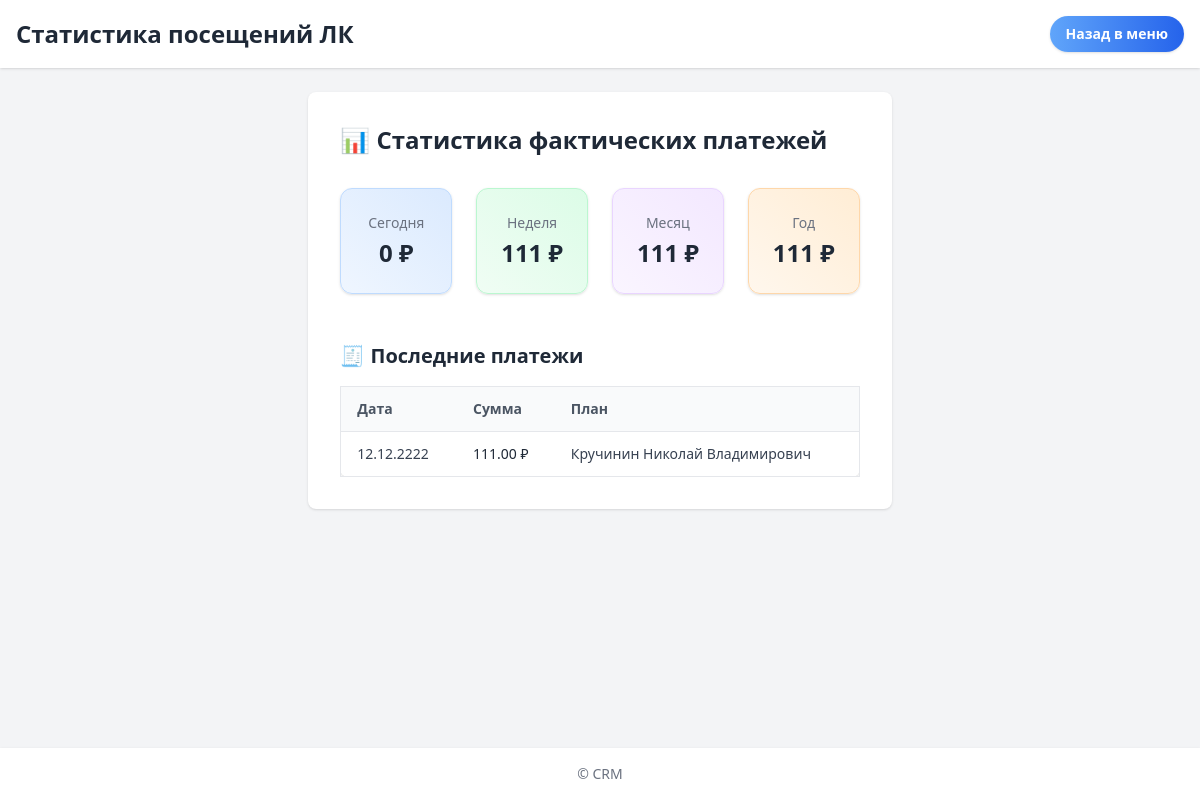
The page /payments/dashboard/ on the database as committed earlier.
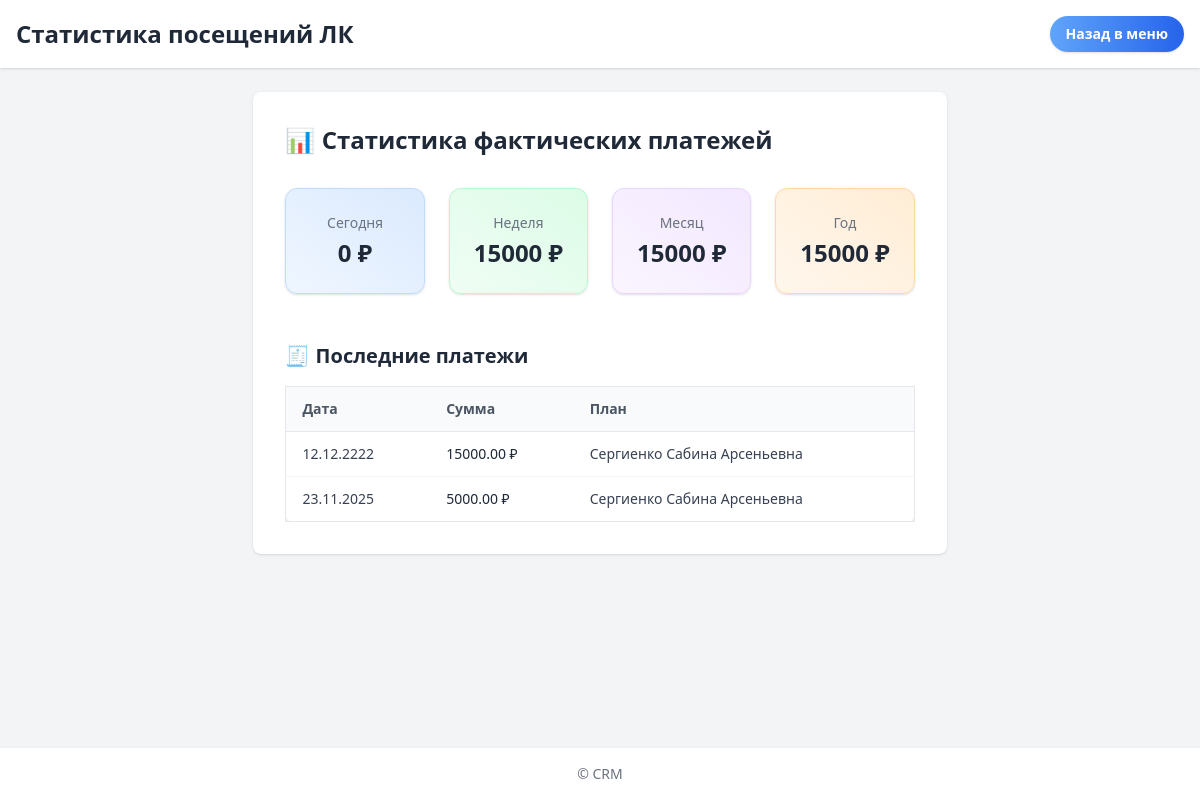
The same page on the database as committed later.
### payments/models.py (models this page shows, shortened)
class ActualPayment(models.Model):
    plan = models.ForeignKey(
        "InstallmentPlan",
        on_delete=models.CASCADE,
        related_name="actual_payments",
        blank=True,
        null=True
    )
    created_at = models.DateTimeField(auto_now_add=True, null=True, db_index=True)
    payment_date = models.DateField(null=True, blank=True)
    amount = models.DecimalField(max_digits=10, decimal_places=2)
    order_id = models.CharField(max_length=100, blank=True, null=True)
    is_applied = models.BooleanField(default=False, editable=False)
    history = HistoricalRecords()

class InstallmentPlan(models.Model):
    contract = models.OneToOneField(Contract, on_delete=models.CASCADE)
    created_at = models.DateTimeField(auto_now_add=True)
    calculated = models.BooleanField(default=False)
    history = HistoricalRecords()

class Contract(models.Model):
    client = models.ForeignKey('clients.Client', on_delete=models.CASCADE)
    total_amount = models.DecimalField(max_digits=10, decimal_places=2)
    discount = models.DecimalField(max_digits=10, decimal_places=2, default=0)
    first_payment = models.DecimalField(max_digits=10, decimal_places=2)
    first_payment_date = models.DateField()
    number_of_payments = models.PositiveIntegerField()
    preferred_payment_day = models.PositiveIntegerField(default=15)
    created_at = models.DateTimeField(auto_now_add=True)
    deposit = models.BooleanField(default=False, help_text="Оплачен судебный депозит")
    publication = models.BooleanField(default=False, help_text="Оплачена публикация")
    extra_court_costs = models.BooleanField(default=False, help_text="Оплачены доп. судебные расходы")
    history = HistoricalRecords()

### clients/models.py (models this page shows, shortened)
class Client(models.Model):
    user = models.OneToOneField(User, on_delete=models.CASCADE, related_name='client')
    name = models.CharField(max_length=100)
    surname = models.CharField(max_length=100)
    middlename = models.CharField(max_length=100, blank=True, null=True)
    bitrix_id = models.CharField(max_length=255, null=True, blank=True)
    stage = models.ForeignKey("StageTemplate", on_delete=models.SET_NULL, null=True, blank=True)
    referral_code = models.UUIDField(default=uuid.uuid4, unique=True, editable=False)
    old_id = models.PositiveIntegerField(
        null=True,
        blank=True,
        unique=True,
        db_index=True,
        help_text="ID клиента в старой системе"
    )
    need_stage_popup = models.BooleanField(default=False, help_text="Нужно ли показать попап при входе")
    stage_popup_shown = models.BooleanField(default=False, help_text="Попап показан и закрыт пользователем")
    acquiring_enabled = models.BooleanField(
        default=False,
        help_text="Доступен ли эквайринг для клиента"
    )
    history = HistoricalRecords()
    class Meta:
        constraints = [
            models.UniqueConstraint(
                fields=['bitrix_id'],
                condition=~Q(bitrix_id=None),
                name='unique_bitrix_id_not_null'
            )
        ]

### payments/views.py (the view)
# urls.py: path("payments/dashboard/", payments_dashboard, name="payments_dashboard"),
def payments_dashboard(request):
    today = timezone.now().date()
    start_of_week = today - timedelta(days=today.weekday())
    start_of_month = today.replace(day=1)
    start_of_year = today.replace(month=1, day=1)
    def total_amount(qs):
        return qs.aggregate(total=Sum("amount"))["total"] or Decimal("0")
    stats = {
        "day": total_amount(ActualPayment.objects.filter(payment_date=today)),
        "week": total_amount(ActualPayment.objects.filter(payment_date__gte=start_of_week)),
        "month": total_amount(ActualPayment.objects.filter(payment_date__gte=start_of_month)),
        "year": total_amount(ActualPayment.objects.filter(payment_date__gte=start_of_year)),
    }
    payments_qs = (
        ActualPayment.objects
        .select_related("plan__contract__client")  # <-- правильная цепочка
        .order_by("-payment_date", "-id")
    )
    paginator = Paginator(payments_qs, 10)
    page_number = request.GET.get("page")
    page_obj = paginator.get_page(page_number)
    return render(
        request,
        "payments_stats.html",
        {
            "stats": stats,
            "page_obj": page_obj,
        },
    )

### payments/templates/payments_stats.html (shortened to what this page needs)
{% load static %}
<!DOCTYPE html>
<html lang="ru">
<head>
    <script src="https://cdn.tailwindcss.com"></script>
</head>
<body class="bg-gray-100 min-h-screen flex flex-col">
    <header class="bg-white shadow p-4">
        <div class="max-w-7xl mx-auto flex items-center justify-between">
            <h1 class="text-2xl font-bold text-gray-800">Статистика посещений ЛК</h1>
            <div class="flex items-center gap-4">
                <a href="{% url 'admin_dashboard' %}"
                   class="px-4 py-2 bg-gradient-to-r from-blue-400 to-blue-600 text-white rounded-full shadow hover:from-blue-500 hover:to-blue-700 transition text-sm font-semibold">
                    Назад в меню
                </a>
            </div>
        </div>
    </header>
    <main class="flex-1 max-w-7xl mx-auto p-6">
        <div class="bg-white p-8 rounded-lg shadow">
            <h2 class="text-2xl font-semibold mb-8 text-gray-800">📊 Статистика фактических платежей</h2>
            <div class="grid grid-cols-1 md:grid-cols-2 lg:grid-cols-4 gap-6 mb-12">
                <div class="bg-gradient-to-tr from-blue-50 to-blue-100 border border-blue-200 rounded-xl p-6 text-center shadow">
                    <p class="text-sm text-gray-500 mb-1">Сегодня</p>
                    <p class="text-2xl font-bold text-gray-800">{{ stats.day }} ₽</p>
                </div>
                <div class="bg-gradient-to-tr from-green-50 to-green-100 border border-green-200 rounded-xl p-6 text-center shadow">
                    <p class="text-sm text-gray-500 mb-1">Неделя</p>
                    <p class="text-2xl font-bold text-gray-800">{{ stats.week }} ₽</p>
                </div>
                <div class="bg-gradient-to-tr from-purple-50 to-purple-100 border border-purple-200 rounded-xl p-6 text-center shadow">
                    <p class="text-sm text-gray-500 mb-1">Месяц</p>
                    <p class="text-2xl font-bold text-gray-800">{{ stats.month }} ₽</p>
                </div>
                <div class="bg-gradient-to-tr from-orange-50 to-orange-100 border border-orange-200 rounded-xl p-6 text-center shadow">
                    <p class="text-sm text-gray-500 mb-1">Год</p>
                    <p class="text-2xl font-bold text-gray-800">{{ stats.year }} ₽</p>
                </div>
            </div>
            <h3 class="text-xl font-semibold text-gray-800 mb-4">🧾 Последние платежи</h3>
            <div class="overflow-x-auto">
                <table class="min-w-full divide-y divide-gray-200 border rounded-lg shadow">
                    <thead class="bg-gray-50">
                        <tr>
                            <th class="px-4 py-3 text-left text-sm font-semibold text-gray-600">Дата</th>
                            <th class="px-4 py-3 text-left text-sm font-semibold text-gray-600">Сумма</th>
                            <th class="px-4 py-3 text-left text-sm font-semibold text-gray-600">План</th>
                        </tr>
                    </thead>
                    <tbody class="divide-y divide-gray-100">
                        {% for p in page_obj %}
                            <tr class="hover:bg-gray-50 transition">
                                <td class="px-4 py-3 text-sm text-gray-700">{{ p.payment_date|date:"d.m.Y" }}</td>
                                <td class="px-4 py-3 text-sm font-medium text-gray-800">{{ p.amount }} ₽</td>
                                <td class="px-4 py-3 text-sm text-gray-700">
                                    {% if p.plan and p.plan.contract and p.plan.contract.client %}
                                        {{ p.plan.contract.client.surname }} {{ p.plan.contract.client.name }}{% if p.plan.contract.client.middlename %} {{ p.plan.contract.client.middlename }}{% endif %}
                                    {% else %}
                                        —
                                    {% endif %}
                                </td>
                            </tr>
                        {% empty %}
                            <tr>
                                <td colspan="3" class="px-4 py-4 text-center text-gray-500">Нет фактических платежей</td>
                            </tr>
                        {% endfor %}
                    </tbody>
                </table>
            </div>
        </div>
    </main>
    <footer class="bg-white shadow p-4 text-center text-gray-500 text-sm">
        © {{ now|date:"Y" }} CRM
    </footer>
</body>
</html>

Rows that differ between the two databases and show on the page:
removed ActualPayment: payment_date "12.12.2222", amount "111.00", plan.contract.client.surname "Кручинин", plan.contract.client.name "Николай", plan.contract.client.middlename "Владимирович"
added ActualPayment: payment_date "12.12.2222", amount "15000.00", plan.contract.client.surname "Сергиенко", plan.contract.client.name "Сабина", plan.contract.client.middlename "Арсеньевна"
added ActualPayment: payment_date "23.11.2025", amount "5000.00", plan.contract.client.surname "Сергиенко", plan.contract.client.name "Сабина", plan.contract.client.middlename "Арсеньевна"
Other text that changed with them:
{{ stats.week }}: "111" → "15000"
{{ stats.month }}: "111" → "15000"
{{ stats.year }}: "111" → "15000"
